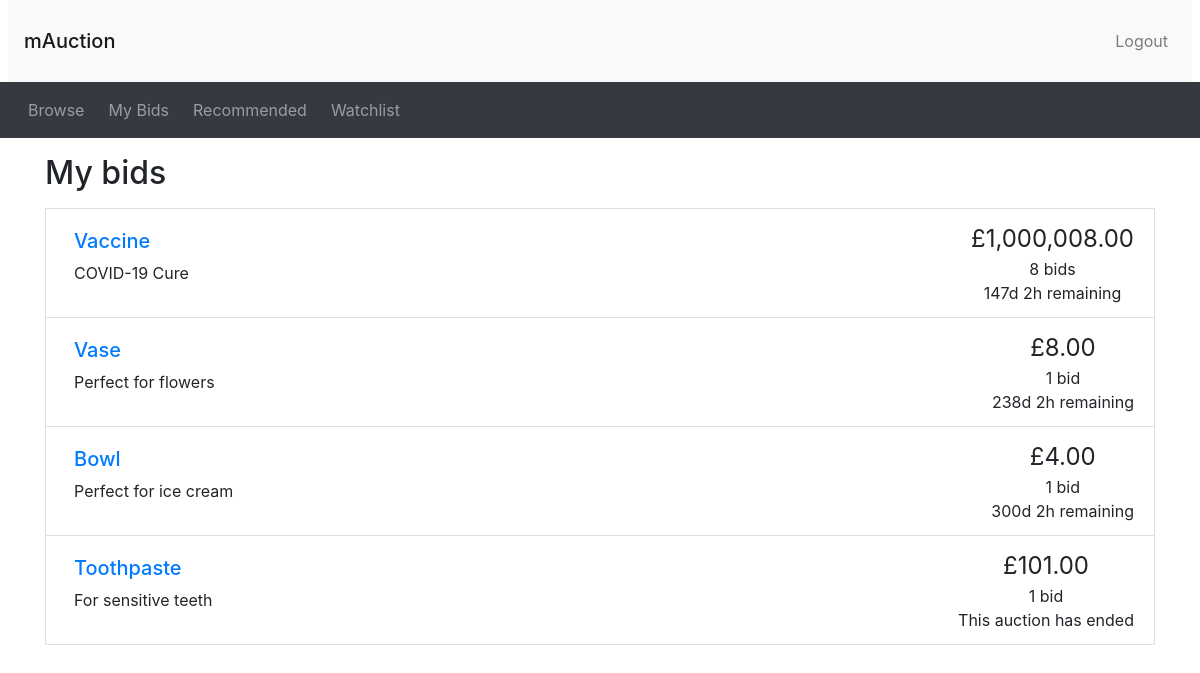
The app's page /mybids.php (signed in), older data.
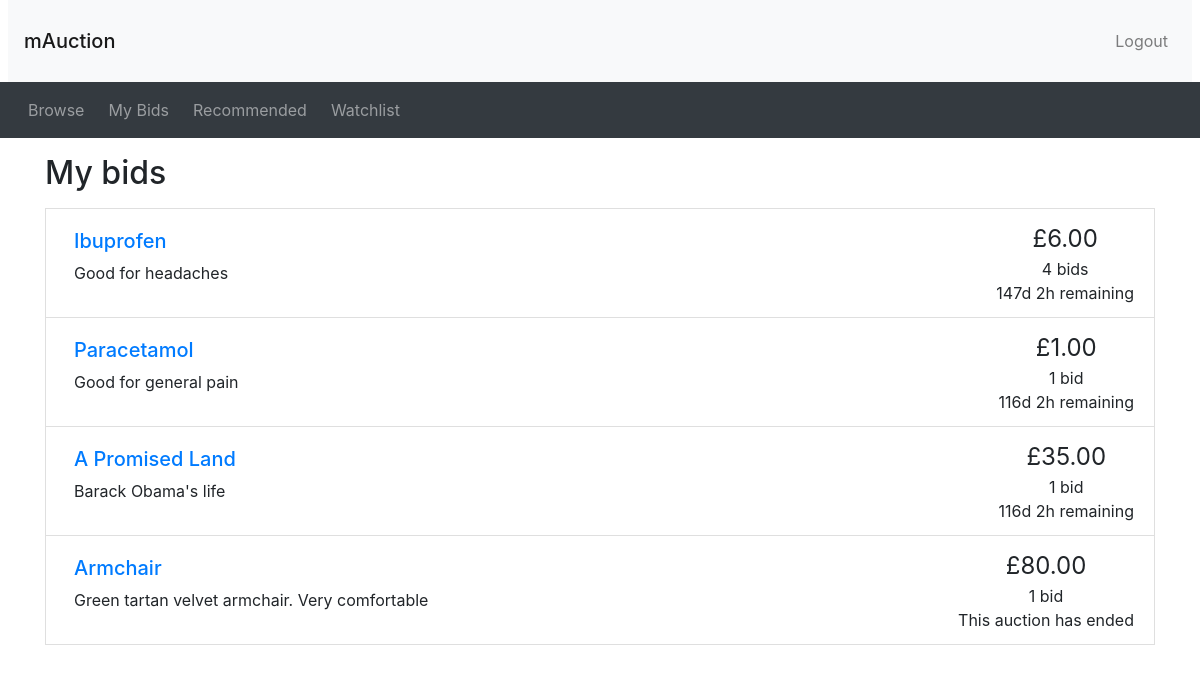
The same page, newer data.
### tables this page shows
CREATE TABLE auction (
saleItemID INT NOT NULL AUTO_INCREMENT,
itemName VARCHAR(200) NOT NULL,
userName VARCHAR(45) NOT NULL, 
category VARCHAR(100) NOT NULL,
startPrice DECIMAL NOT NULL,
description VARCHAR(300) NOT NULL, 
endDate DATETIME NOT NULL, 
delivery VARCHAR(20) NOT NULL, 
itemCondition VARCHAR(30) NOT NULL, 
PRIMARY KEY (saleItemID));

### utilities.php (the view, shortened to what this page needs)
<?php
function display_time_remaining($interval)
{
  if ($interval->days == 0 && $interval->h == 0) {
    $time_remaining = $interval->format('%im %Ss');
  } else if ($interval->days == 0) {
    $time_remaining = $interval->format('%hh %im');
  } else {
    $time_remaining = $interval->format('%ad %hh');
  }
  return $time_remaining;
}
function print_listing_li($item_id, $title, $desc, $price, $num_bids, $endDate)
{
  if (strlen($desc) > 250) {
    $desc_shortened = substr($desc, 0, 250) . '...';
  } else {
    $desc_shortened = $desc;
  }
  if ($num_bids == 1) {
    $bid = ' bid';
  } else {
    $bid = ' bids';
  }
  $end_time = new DateTime($endDate);
  $now = new DateTime("now");
  if ($now > $end_time) {
    $time_remaining = 'This auction has ended';
  } else {
    $time_to_end = date_diff($now, $end_time);
    $time_remaining = display_time_remaining($time_to_end) . ' remaining';
  }
  echo ('
    <li class="list-group-item d-flex justify-content-between">
    <div class="p-2 mr-5"><h5><a href="listing.php?item_id=' . $item_id . '">' . $title . '</a></h5>' . $desc_shortened . '</div>
    <div class="text-center text-nowrap"><span style="font-size: 1.5em">£' . number_format($price, 2) . '</span><br/>' . $num_bids . $bid . '<br/>' . $time_remaining . '</div>
  </li>');
}
?>

### mybids.php (shortened to what this page needs)
<?php include_once("header.php") ?>
<?php
include 'connection.php';
?>
<?php require("utilities.php") ?>
<div class="container">
  <h2 class="my-3">My bids</h2>
  <?php
  $bidssusername = $_SESSION['username'];
  if (isset($_SESSION['logged_in']) && $_SESSION['logged_in'] == true) {
    $bidquery = "SELECT auction.saleItemID, auction.itemName, auction.category, auction.description, auction.endDate,
    auction.userName AS seller, MAX(bidAmount) as maxBid, COUNT(bidID) as countBid
    FROM auction, bid
    WHERE auction.saleItemID IN (SELECT saleItemID FROM bid WHERE userName = '$bidssusername')
        AND auction.saleItemID = bid.saleItemID
    GROUP BY auction.saleItemID";
    $bidresult = mysqli_query($connection, $bidquery) or die('Error selecting user query' . mysqli_error());
      while ($bidrow = mysqli_fetch_assoc($bidresult)) {
      $biditem_id = $bidrow['saleItemID'];
      $biditem_name = $bidrow['itemName'];
      $biddescription = $bidrow['description'];
      $bidcurrent_price = $bidrow['maxBid'];
      $num_bids = $bidrow['countBid'];
      $bidend_date = $bidrow['endDate'];
      print_listing_li($biditem_id, $biditem_name, $biddescription, $bidcurrent_price, $num_bids, $bidend_date);
    }
  }
  else {
    echo 'Please log in before you check your bid history.';
    echo '<button type="button" class="btn nav-link" data-toggle="modal" data-target="#loginModal">Login</button>';
  }
  ?>
  <?php include_once("footer.php") ?>

Row changes from the older to the newer data that the page shows:
no longer on this page (row edited): auction: itemName "Toothpaste", description "For sensitive teeth", price "101.00", num_bids "1", bid "bid", endDate "This auction has ended"
changed auction "147d 2h remaining": itemName "Vaccine" → "Ibuprofen"; description "COVID-19 Cure" → "Good for headaches"; price "1,000,008.00" → "6.00"; num_bids "8" → "4"
changed auction: itemName "Vase" → "Paracetamol"; description "Perfect for flowers" → "Good for general pain"; price "8.00" → "1.00"; endDate "238d 2h remaining" → "116d 2h remaining"
changed auction: itemName "Bowl" → "A Promised Land"; description "Perfect for ice cream" → "Barack Obama's life"; price "4.00" → "35.00"; endDate "300d 2h remaining" → "116d 2h remaining"
now on this page (row edited): auction: itemName "Armchair", description "Green tartan velvet armchair. Very comfortable", price "80.00", num_bids "1", bid "bid", endDate "This auction has ended"
